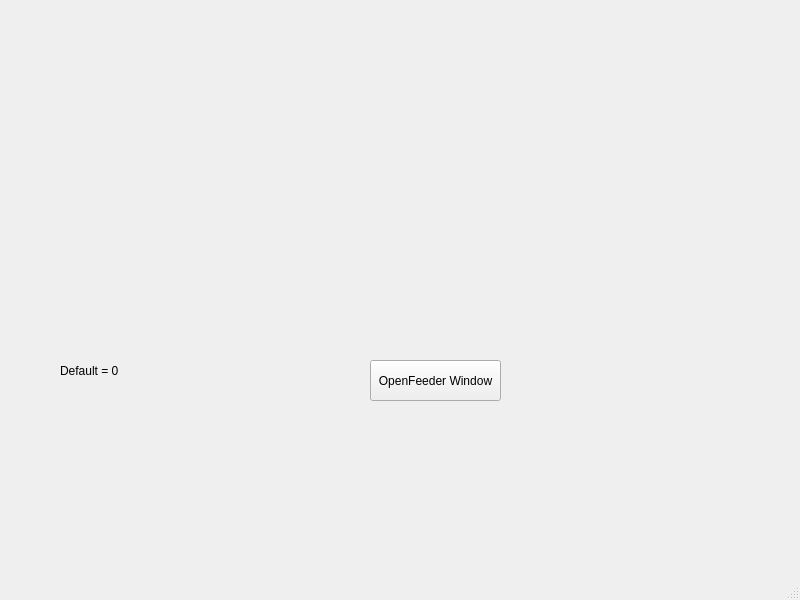
<?xml version="1.0" encoding="UTF-8"?>
<ui version="4.0">
 <class>MainWindow</class>
 <widget class="QMainWindow" name="MainWindow">
  <property name="geometry">
   <rect>
    <x>0</x>
    <y>0</y>
    <width>800</width>
    <height>600</height>
   </rect>
  </property>
  <property name="windowTitle">
   <string>MainWindow</string>
  </property>
  <widget class="QWidget" name="centralwidget">
   <widget class="QLabel" name="text">
    <property name="geometry">
     <rect>
      <x>60</x>
      <y>340</y>
      <width>141</width>
      <height>61</height>
     </rect>
    </property>
    <property name="text">
     <string>Default = 0</string>
    </property>
   </widget>
   <widget class="QPushButton" name="openButton">
    <property name="geometry">
     <rect>
      <x>370</x>
      <y>360</y>
      <width>131</width>
      <height>41</height>
     </rect>
    </property>
    <property name="text">
     <string>OpenFeeder Window</string>
    </property>
   </widget>
  </widget>
  <widget class="QMenuBar" name="menubar">
   <property name="geometry">
    <rect>
     <x>0</x>
     <y>0</y>
     <width>800</width>
     <height>21</height>
    </rect>
   </property>
  </widget>
  <widget class="QStatusBar" name="statusbar"/>
 </widget>
 <resources/>
 <connections/>
</ui>
